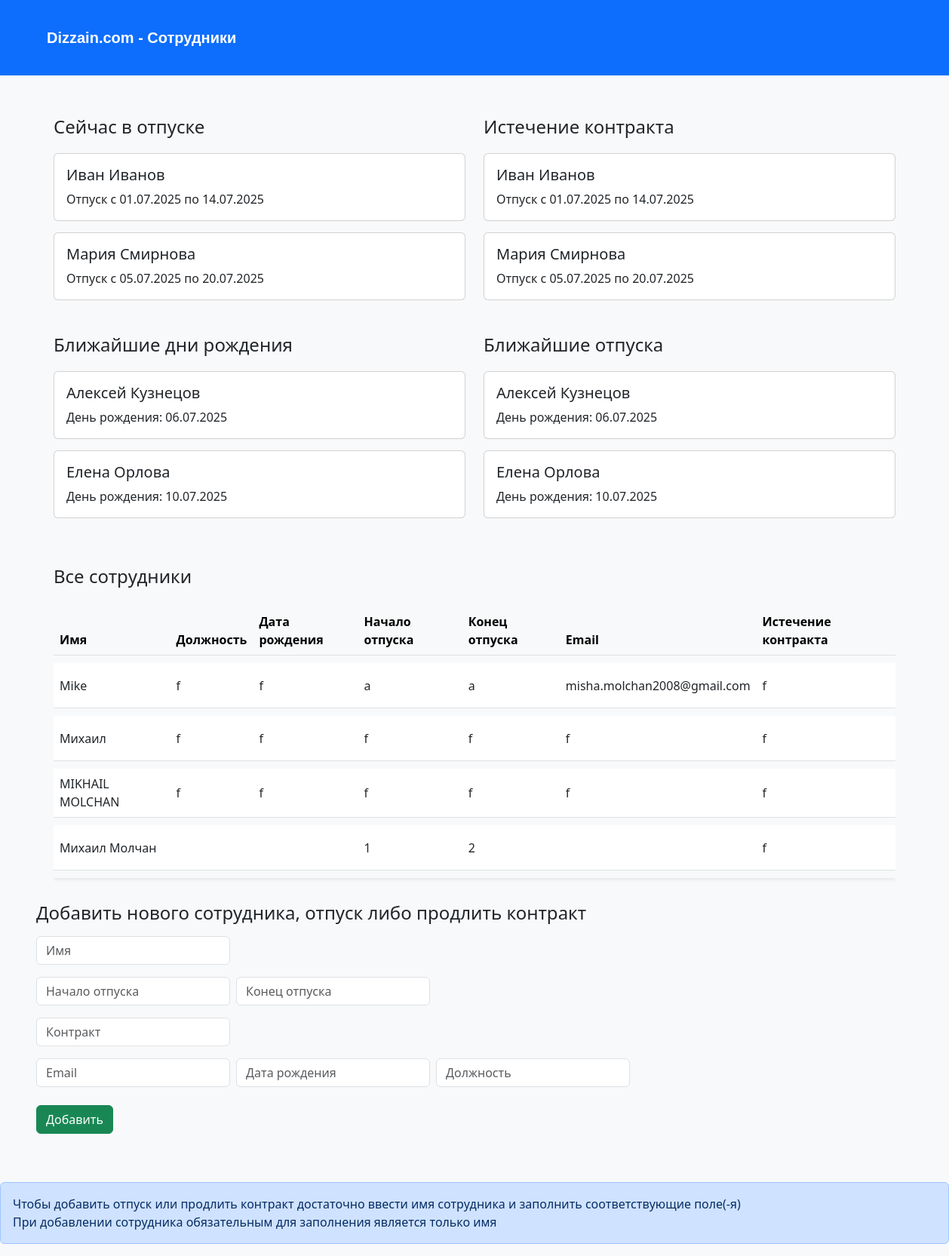
The page / on the database its author committed.
### main.py (models this page shows)
class Employee1(db.Model):
    id: Mapped[int] = mapped_column(Integer, primary_key=True,  autoincrement=True)
    name: Mapped[str] = mapped_column(String(250), unique=True, nullable=False)
    position: Mapped[str] = mapped_column(String(250), unique=False, nullable=False)
    birthday: Mapped[str] = mapped_column(String(250), unique=False, nullable=False)
    vacation_start: Mapped[str] = mapped_column(String(250), unique=False, nullable=False)
    vacation_end: Mapped[str] = mapped_column(String(250), unique=False, nullable=False)
    email: Mapped[str] = mapped_column(String(250), unique=False, nullable=False)
    contract: Mapped[str] = mapped_column(String(250), unique=False, nullable=False)

### main.py (the view, shortened to what this page needs)
@app.route('/', methods=["GET", "POST"])
def home():
    form = AddEmployeeForm()
    return render_template('index.html', form=form, employees=get_employees())

### main.py
class AddEmployeeForm(FlaskForm):
    name = StringField('Имя', validators=[DataRequired()])
    position = StringField('Должность')
    birthday = StringField('Дата рождения')
    vacation_start = StringField('Начало отпуска')
    vacation_end = StringField('Конец отпуска')
    email = StringField('Email')
    contract = StringField('Истечение контракта')
    submit = SubmitField('Добавить')

### main.py (called while the page is built)
def get_employees() -> tuple[object]:
    with app.app_context():
        employees = Employee1.query.all()
    return employees

### templates/index.html (shortened to what this page needs)
<!DOCTYPE html>
<html lang="ru">
<head>
  <link href="https://cdn.jsdelivr.net/npm/bootstrap@5.3.0/dist/css/bootstrap.min.css" rel="stylesheet">
</head>
<body>
  <nav class="navbar navbar-expand-lg navbar-dark bg-primary">
    <div class="container-fluid">
      <a class="navbar-brand" href="#">Dizzain.com - Сотрудники</a>
    </div>
  </nav>
  <div class="container mt-4">
    <div class="row">
      <div class="col-md-6">
        <h4 class="section-title">Сейчас в отпуске
        </h4>
        <div class="card">
          <div class="card-body">
            <h5 class="card-title">Иван Иванов</h5>
            <p class="card-text">Отпуск с 01.07.2025 по 14.07.2025</p>
          </div>
        </div>
        <div class="card">
          <div class="card-body">
            <h5 class="card-title">Мария Смирнова</h5>
            <p class="card-text">Отпуск с 05.07.2025 по 20.07.2025</p>
          </div>
        </div>
      </div>
      <div class="col-md-6">
        <h4 class="section-title">Истечение контракта</h4>
        <div class="card">
          <div class="card-body">
            <h5 class="card-title">Иван Иванов</h5>
            <p class="card-text">Отпуск с 01.07.2025 по 14.07.2025</p>
          </div>
        </div>
        <div class="card">
          <div class="card-body">
            <h5 class="card-title">Мария Смирнова</h5>
            <p class="card-text">Отпуск с 05.07.2025 по 20.07.2025</p>
          </div>
        </div>
      </div>
      <div class="col-md-6">
        <h4 class="section-title">Ближайшие дни рождения</h4>
        <div class="card">
          <div class="card-body">
            <h5 class="card-title">Алексей Кузнецов</h5>
            <p class="card-text">День рождения: 06.07.2025</p>
          </div>
        </div>
        <div class="card">
          <div class="card-body">
            <h5 class="card-title">Елена Орлова</h5>
            <p class="card-text">День рождения: 10.07.2025</p>
          </div>
        </div>
      </div>
      <div class="col-md-6">
        <h4 class="section-title">Ближайшие отпуска</h4>
        <div class="card">
          <div class="card-body">
            <h5 class="card-title">Алексей Кузнецов</h5>
            <p class="card-text">День рождения: 06.07.2025</p>
          </div>
        </div>
        <div class="card">
          <div class="card-body">
            <h5 class="card-title">Елена Орлова</h5>
            <p class="card-text">День рождения: 10.07.2025</p>
          </div>
        </div>
      </div>
    </div>
  </div>
  <div class="container mt-5">
    <h4 class="mb-3">Все сотрудники</h4>
    <div class="table-responsive">
      <table class="table align-middle shadow-sm" style="border-collapse: separate; border-spacing: 0 10px;">
        <thead class="table-light">
          <tr>
            <th>Имя</th>
            <th>Должность</th>
            <th>Дата рождения</th>
            <th>Начало отпуска</th>
            <th>Конец отпуска</th>
            <th>Email</th>
            <th>Истечение контракта</th>
          </tr>
        </thead>
        <tbody>
            {% for employee in employees %}
          <tr class="bg-white" style="height: 60px;">
            <td>{{employee.name}}</td>
            <td>{{employee.position}}</td>
            <td>{{employee.birthday}}</td>
            <td>{{employee.vacation_start}}</td>
            <td>{{employee.vacation_end}}</td>
            <td>{{employee.email}}</td>
            <td>{{employee.contract}}</td>
            {% endfor %}
          </tr>
        </tbody>
      </table>
    </div>
  </div>
  <h4 class="mx-5 my-3" id="add">Добавить нового сотрудника, отпуск либо продлить контракт</h2>
<form action="/" method="POST" class="table mb-5 mx-5 my-3">
  <div class="d-flex flex-wrap gap-2 align-items-center overflow-auto mb-2 my-3">
    {{ form.name(class="form-control w-auto", style="width: 130px;", placeholder="Имя") }}
  </div>
  <div class="d-flex flex-wrap gap-2 align-items-center overflow-auto my-3">
    {{ form.vacation_start(class="form-control w-auto", style="width: 130px;", placeholder="Начало отпуска") }}
    {{ form.vacation_end(class="form-control w-auto", style="width: 130px;", placeholder="Конец отпуска") }}
  </div>
  <div class="d-flex flex-wrap gap-2 align-items-center overflow-auto my-3">
      {{ form.contract(class="form-control w-auto", style="width: 130px;", placeholder="Контракт") }}
  </div>
  <div class="d-flex gap-2 align-items-center overflow-auto mb-2 my-3">
    {{ form.email(class="form-control w-auto", style="width: 180px;", placeholder="Email") }}
    {{ form.birthday(class="form-control w-auto", style="width: 130px;", placeholder="Дата рождения") }}
    {{ form.position(class="form-control w-auto", style="width: 130px;", placeholder="Должность") }}
  </div>
  {{ form.submit(class="btn btn-success my-3") }}
</form>
<div class="alert alert-primary" role="alert">
    Чтобы добавить отпуск или продлить контракт достаточно ввести имя сотрудника и заполнить соответствующие поле(-я) <br>
    При добавлении сотрудника обязательным для заполнения является только имя
</div>
</body>
</html>

### templates/index.html (style rules this page uses)
body { background-color: #f8f9fa; }
.section-title { margin-top: 30px; margin-bottom: 20px; }
.card { margin-bottom: 15px; }
nav { height: 100px; }
a.navbar-brand { font-family:Verdana, Geneva, Tahoma, sans-serif; font-weight: bolder; margin-left: 50px; }

### rows shown on the page
Employee1: name "Mike", position "f", birthday "f", vacation_start "a", vacation_end "a", email "misha.molchan2008@gmail.com", contract "f"
Employee1: name "Михаил", position "f", birthday "f", vacation_start "f", vacation_end "f", email "f", contract "f"
Employee1: name "MIKHAIL MOLCHAN", position "f", birthday "f", vacation_start "f", vacation_end "f", email "f", contract "f"
Employee1: name "Михаил Молчан", vacation_start "1", vacation_end "2", contract "f"
